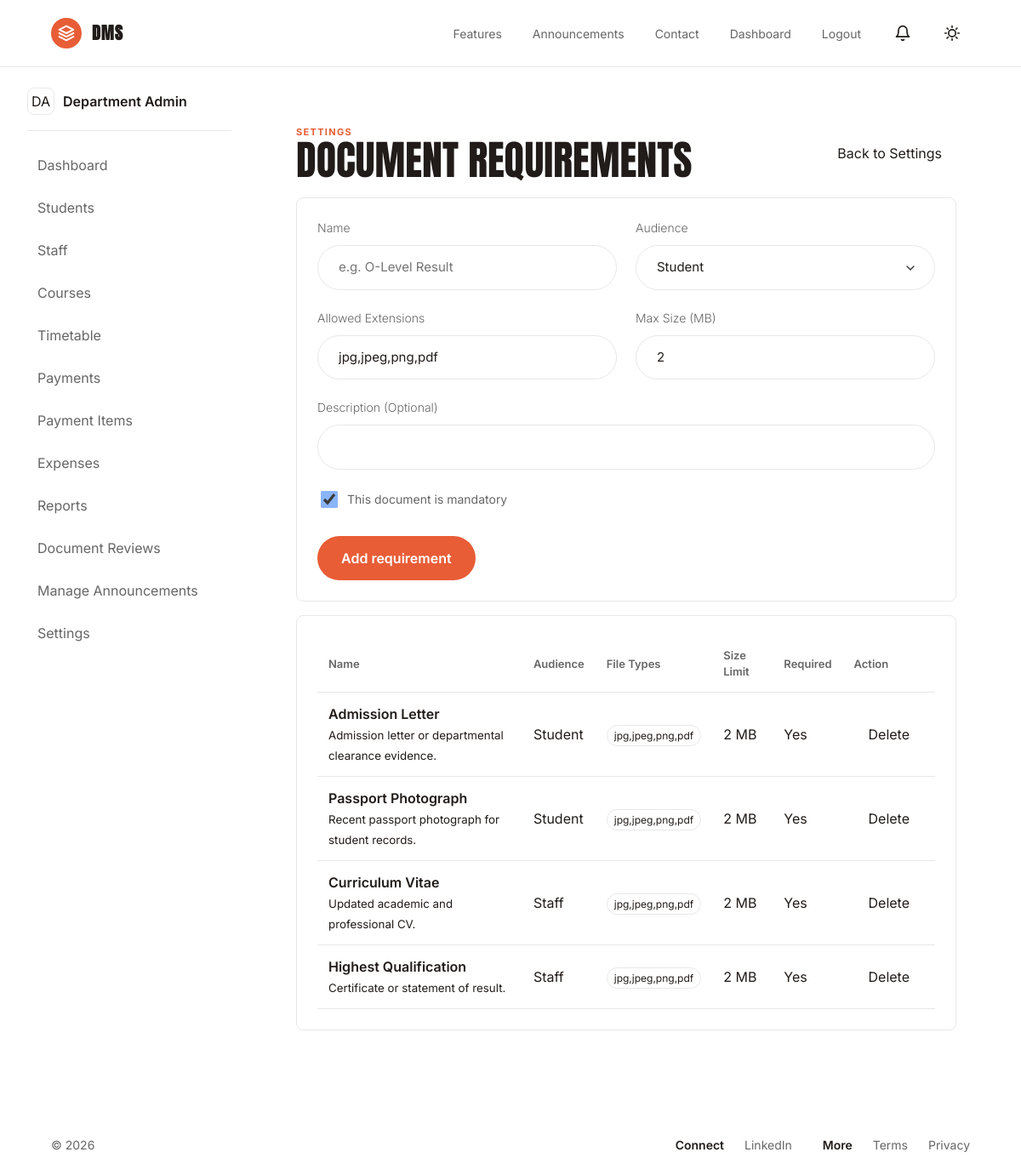
The app's page /admin/document_requirements.php (signed in) with its own data.
### tables this page shows
CREATE TABLE document_requirements (
    id INT AUTO_INCREMENT PRIMARY KEY,
    audience ENUM('student','staff','all') NOT NULL,
    name VARCHAR(120) NOT NULL,
    description VARCHAR(255),
    allowed_extensions VARCHAR(120) DEFAULT 'jpg,jpeg,png,pdf',
    max_size_mb TINYINT DEFAULT 2,
    is_required TINYINT(1) DEFAULT 1,
    is_active TINYINT(1) DEFAULT 1
);

### helpers/functions.php (called while the page is built, shortened)
<?php
function url(string $path = ''): string
{
    if (!empty($_SERVER['HTTP_HOST'])) {
        $scheme = (!empty($_SERVER['HTTPS']) && $_SERVER['HTTPS'] !== 'off') ? 'https' : 'http';
        $scriptDir = str_replace('\\', '/', dirname($_SERVER['SCRIPT_NAME'] ?? ''));
        $baseDir = preg_replace('#/(admin|auth|staff|student)$#', '', $scriptDir) ?: '';
        $baseUrl = $scheme . '://' . $_SERVER['HTTP_HOST'] . rtrim($baseDir, '/');
        return rtrim($baseUrl, '/') . '/' . ltrim($path, '/');
    }
    return rtrim(APP_URL, '/') . '/' . ltrim($path, '/');
}
function e(?string $value): string
{
    return htmlspecialchars((string) $value, ENT_QUOTES, 'UTF-8');
}

### admin/document_requirements.php (the view, shortened to what this page needs)
<?php
require_once __DIR__ . '/../middleware/auth.php';
$requirements = $pdo->query('SELECT * FROM document_requirements ORDER BY audience, name')->fetchAll();
include __DIR__ . '/../components/header.php';
?>
<div class="app-layout">
    <?php include __DIR__ . '/../components/sidebar.php'; ?>
    <section class="workspace">
        <div class="workspace-heading">
            <div>
                <p class="eyebrow">Settings</p>
                <h1>Document requirements</h1>
            </div>
            <div class="workspace-actions">
                <a href="<?= url('admin/settings.php') ?>" class="button button-light">Back to Settings</a>
            </div>
        </div>
        <form class="panel form-grid" method="post">
            <label>Name <input name="name" required placeholder="e.g. O-Level Result"></label>
            <label>Audience
                <select name="audience">
                    <option value="student">Student</option>
                </select>
            </label>
            <label>Allowed Extensions <input name="allowed_extensions" value="jpg,jpeg,png,pdf"></label>
            <label>Max Size (MB) <input type="number" name="max_size_mb" value="2" min="1"></label>
            <label style="grid-column: 1 / -1;">Description (Optional) <input name="description"></label>
            <label style="grid-column: 1 / -1; display: flex; align-items: center; gap: 8px; font-weight: normal;">
                <input type="checkbox" name="is_required" checked> This document is mandatory
            </label>
            <button class="cta-button" type="submit" style="grid-column: 1 / -1; justify-self: start; margin-top: 8px;">Add requirement</button>
        </form>
        <section class="panel table-panel">
            <table>
                <thead>
                    <tr>
                        <th>Name</th>
                        <th>Audience</th>
                        <th>File Types</th>
                        <th>Size Limit</th>
                        <th>Required</th>
                        <th>Action</th>
                    </tr>
                </thead>
                <tbody>
                    <?php foreach ($requirements as $req): ?>
                        <tr>
                            <td>
                                <strong><?= e($req['name']) ?></strong>
                                <?php if ($req['description']): ?>
                                    <br><small style="color: var(--text-muted);"><?= e($req['description']) ?></small>
                                <?php endif; ?>
                            </td>
                            <td><?= e(ucfirst($req['audience'])) ?></td>
                            <td><span class="status"><?= e($req['allowed_extensions']) ?></span></td>
                            <td><?= e((string) $req['max_size_mb']) ?> MB</td>
                            <td><?= $req['is_required'] ? 'Yes' : 'No' ?></td>
                            <td>
                                <form class="inline-form" method="post">
                                    <button type="submit" class="button button-light" onclick="return confirm('Delete this requirement?');">Delete</button>
                                </form>
                            </td>
                        </tr>
                    <?php endforeach; ?>
                </tbody>
            </table>
        </section>
    </section>
</div>
<?php include __DIR__ . '/../components/footer.php'; ?>

### assets/css/app.css (style rules this page uses)
:root { --bg: #ffffff; --panel: #ffffff; --text: #211c19; --muted: #666666; --soft: #f8f8f8; --line: #e8e8e8; --ink: #211c19; --accent: #E85D36; --warning: #a16207; --danger: #b91c1c; --radius: 8px; --pill-radius: 9999px; }
* { box-sizing: border-box; }
html { color-scheme: light; }
body { margin: 0; background: var(--bg); color: var(--text); font-family: 'Inter', -apple-system, BlinkMacSystemFont, "Segoe UI", Roboto, Arial, sans-serif; font-weight: 400; line-height: 1.5; letter-spacing: 0; }
h1, h2, h3, h4, h5, h6 { font-family: 'Anton', sans-serif; font-weight: 400; text-transform: uppercase; letter-spacing: 0.02em; }
strong, th { font-weight: 600; font-family: 'Inter', sans-serif; }
a { color: inherit; text-decoration: none; }
.brand, .nav, .hero-actions, .inline-form { display: flex; align-items: center; gap: 12px; }
.button, button, input, select, textarea { border-radius: var(--radius); border: 1px solid var(--line); font: inherit; }
.button, button { display: inline-flex; align-items: center; justify-content: center; min-height: 42px; padding: 9px 16px; cursor: pointer; font-weight: 400; }
.button-light, .button-ghost { background: transparent; color: var(--text); border-color: transparent; }
.cta-button { border-radius: var(--pill-radius); padding: 14px 28px; font-weight: 600; font-size: 16px; border: none; cursor: pointer; color: #fff; background: var(--accent); display: inline-flex; justify-content: center; align-items: center; }
.home-hero h1, .page-heading h1, .workspace-heading h1 { margin: 0; font-size: clamp(44px, 6vw, 76px); line-height: 1.02; letter-spacing: 0; max-width: 820px; }
.eyebrow { margin: 0; color: var(--accent); text-transform: uppercase; font-size: 11px; font-weight: 700; letter-spacing: .12em; }
.panel, .auth-card, .feature-grid article, .contact-grid article { background: var(--panel); border: 1px solid var(--line); border-radius: var(--radius); }
.app-layout label, .auth-card label, dialog label { display: grid; gap: 10px; color: var(--muted); font-size: 14px; font-weight: 300; }
.app-layout input, .app-layout select, .app-layout textarea, .auth-card input, .auth-card select, .auth-card textarea, dialog input, dialog select, dialog textarea { width: 100%; padding: 14px 24px; background-color: var(--bg); color: var(--text); font-weight: 400; font-size: 15px; border-radius: var(--pill-radius); border: 1px solid var(--line); }
select { appearance: none; -webkit-appearance: none; -moz-appearance: none; padding-right: 48px !important; background-repeat: no-repeat; background-position: right 20px center; background-size: 16px; }
input[type="checkbox"], input[type="radio"] { width: 20px; height: 20px; padding: 0; border-radius: 4px; cursor: pointer; flex-shrink: 0; background: initial; border: initial; accent-color: #8ab4f8; }
.form-grid { display: grid; grid-template-columns: repeat(2, minmax(0, 1fr)); gap: 22px; }
.app-layout { display: grid; grid-template-columns: 240px minmax(0, 1fr); min-height: calc(100vh - 73px); gap: 32px; padding: 24px 32px; }
.workspace { padding: clamp(24px, 4vw, 44px); min-width: 0; }
.workspace-heading { display: flex; justify-content: space-between; align-items: center; margin-bottom: 20px; }
.workspace-heading h1 { font-size: clamp(30px, 4vw, 52px); }
.panel { padding: 24px; margin-bottom: 16px; min-width: 0; }
.table-panel { overflow-x: auto; }
table { width: 100%; border-collapse: collapse; min-width: 720px; }
th, td { padding: 13px; border-bottom: 1px solid var(--line); text-align: left; }
th { color: var(--muted); font-size: 13px; }
.status { border: 1px solid var(--line); border-radius: 999px; padding: 4px 8px; font-size: 12px; }

### records on screen
document_requirements: name "Admission Letter", description "Admission letter or departmental clearance evidence.", audience "Student", allowed_extensions "jpg,jpeg,png,pdf", max_size_mb "2", is_required "Yes"
document_requirements: name "Passport Photograph", description "Recent passport photograph for student records.", audience "Student", allowed_extensions "jpg,jpeg,png,pdf", max_size_mb "2", is_required "Yes"
document_requirements: name "Curriculum Vitae", description "Updated academic and professional CV.", audience "Staff", allowed_extensions "jpg,jpeg,png,pdf", max_size_mb "2", is_required "Yes"
document_requirements: name "Highest Qualification", description "Certificate or statement of result.", audience "Staff", allowed_extensions "jpg,jpeg,png,pdf", max_size_mb "2", is_required "Yes"

### other values on screen
initials($profileName) "DA"
$profileName "Department Admin"
$label "Dashboard"
$label "Students"
$label "Staff"
$label "Courses"
$label "Timetable"
$label "Payments"
$label "Payment Items"
$label "Expenses"
$label "Reports"
$label "Document Reviews"
$label "Manage Announcements"
$label "Settings"
